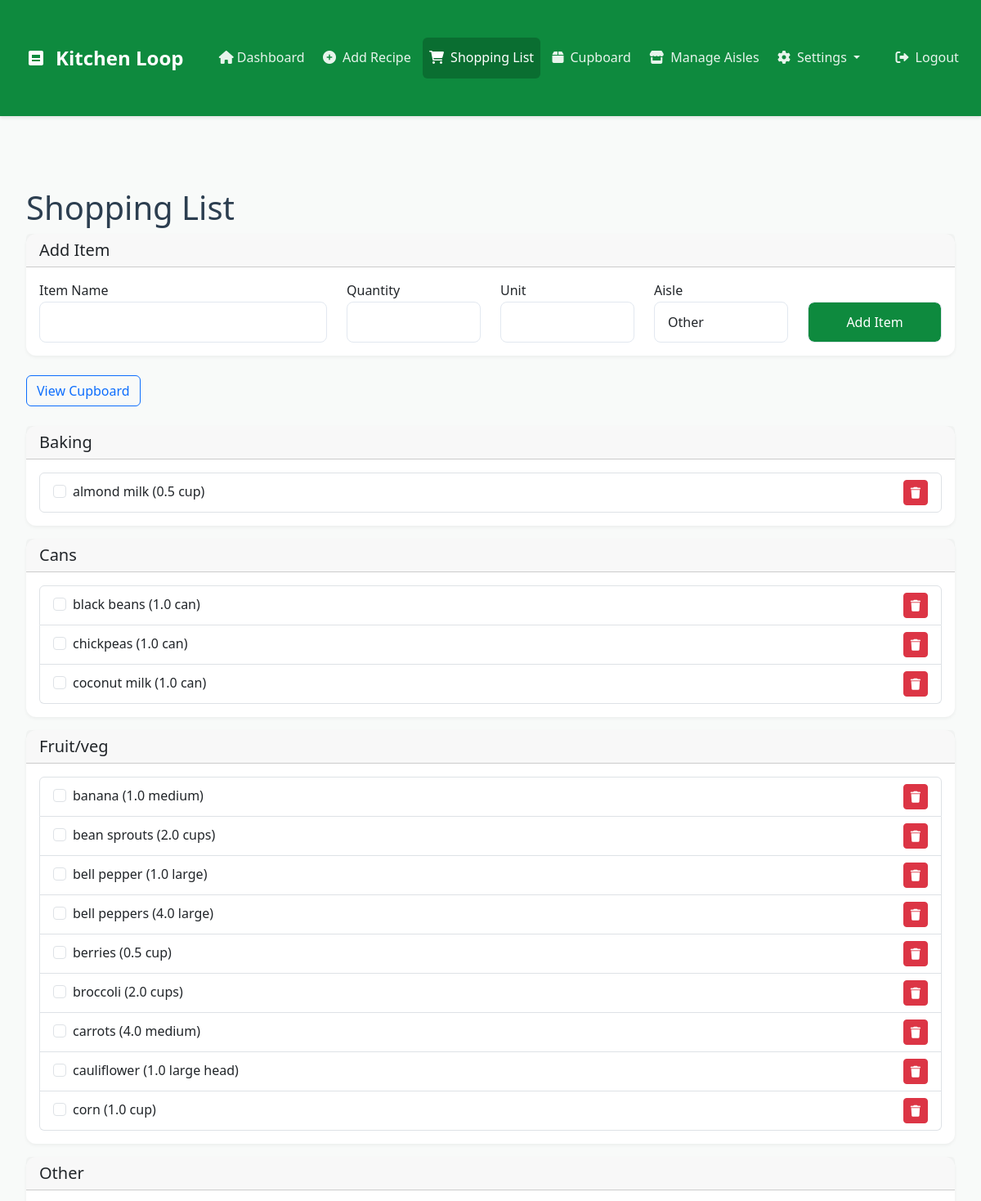
/shopping-list (signed in, upper part), run on the app's committed database.
### app.py (models this page shows, shortened)
class ShoppingListItem(db.Model):
    id = db.Column(db.Integer, primary_key=True)
    account_id = db.Column(db.Integer, db.ForeignKey('account.id'), nullable=False)
    name = db.Column(db.String(100), nullable=False)
    quantity = db.Column(db.Float)
    unit = db.Column(db.String(20))
    aisle = db.Column(db.String(50))
    is_checked = db.Column(db.Boolean, default=False, nullable=False)
    updated_at = db.Column(db.DateTime, default=datetime.utcnow, onupdate=datetime.utcnow)

### app.py (the view, shortened to what this page needs)
@app.route('/shopping-list', methods=['GET', 'POST'])
@login_required
def shopping_list():
    app.logger.debug("[DEBUG-shopping-list] Entered shopping_list route")
    try:
        generate_shopping_list()
    except Exception as e:
        app.logger.error(f"[DEBUG-shopping-list] Error regenerating shopping list: {e}")
    account = current_user.accounts.first()
    if not account:
        flash('No account found. Please create an account first.', 'error')
        return redirect(url_for('dashboard'))
    items = ShoppingListItem.query.filter_by(account_id=account.id).order_by(ShoppingListItem.aisle, ShoppingListItem.name).all()
    app.logger.debug(f"[DEBUG-shopping-list] Items fetched from DB: {[ (item.id, item.name, item.quantity, item.unit, item.aisle) for item in items ]}")
    items_by_aisle = {}
    for item in items:
        aisle = item.aisle or 'Other'
        if aisle not in items_by_aisle:
            items_by_aisle[aisle] = []
        items_by_aisle[aisle].append(item)
    app.logger.debug(f"[DEBUG-shopping-list] items_by_aisle: {items_by_aisle}")
    aisles = sorted(set(item.aisle for item in items if item.aisle))
    return render_template('shopping_list.html', items_by_aisle=items_by_aisle, aisles=aisles)

### app.py (called while the page is built)
@login_manager.user_loader
def load_user(user_id):
    return User.query.get(int(user_id))

### templates/shopping_list.html (shortened to what this page needs)
{% extends 'base.html' %}
{% block content %}
<div class="container mt-4">
    <h1>Shopping List</h1>
    <div class="card mb-4">
        <div class="card-header">
            <h5 class="mb-0">Add Item</h5>
        </div>
        <div class="card-body">
            <form action="{{ url_for('add_shopping_item') }}" method="POST">
                <div class="row">
                    <div class="col-md-4">
                        <div class="form-group">
                            <label for="name">Item Name</label>
                            <input type="text" class="form-control" id="name" name="name" required>
                        </div>
                    </div>
                    <div class="col-md-2">
                        <div class="form-group">
                            <label for="quantity">Quantity</label>
                            <input type="number" class="form-control" id="quantity" name="quantity" step="0.1">
                        </div>
                    </div>
                    <div class="col-md-2">
                        <div class="form-group">
                            <label for="unit">Unit</label>
                            <input type="text" class="form-control" id="unit" name="unit">
                        </div>
                    </div>
                    <div class="col-md-2">
                        <div class="form-group">
                            <label for="aisle">Aisle</label>
                            <select class="form-control" id="aisle" name="aisle">
                                <option value="">Other</option>
                            </select>
                        </div>
                    </div>
                    <div class="col-md-2">
                        <div class="form-group">
                            <label>&nbsp;</label>
                            <button type="submit" class="btn btn-primary form-control">Add Item</button>
                        </div>
                    </div>
                </div>
            </form>
        </div>
    </div>
    <div class="mb-4">
        <a href="{{ url_for('cupboard') }}" class="btn btn-outline-primary">View Cupboard</a>
    </div>
    <div id="shopping-list-container">
        {% if items_by_aisle %}
            {% for aisle, items in items_by_aisle.items() %}
            <div class="card mb-3">
                <div class="card-header">
                    <h5 class="mb-0">{{ aisle }}</h5>
                </div>
                <div class="card-body">
                    <ul class="list-group">
                        {% for item in items %}
                        <li class="list-group-item d-flex justify-content-between align-items-center">
                            <div class="form-check">
                                <input class="form-check-input item-checkbox" type="checkbox"
                                       data-item-id="{{ item.id }}"
                                       {% if item.is_checked %}checked{% endif %}>
                                <label class="form-check-label {% if item.is_checked %}text-muted text-decoration-line-through{% endif %}">
                                    {{ item.name }}
                                    {% if item.quantity %}
                                        ({{ item.quantity }}{% if item.unit %} {{ item.unit }}{% endif %})
    {% endif %}
                                </label>
                            </div>
                            <button class="btn btn-sm btn-danger delete-item" data-item-id="{{ item.id }}">
                                <i class="fas fa-trash"></i>
                            </button>
        </li>
        {% endfor %}
    </ul>
</div>
            </div>
            {% endfor %}
        {% else %}
            <div class="alert alert-info">
                Your shopping list is empty. Add items manually or generate a list from your meal plan.
            </div>
        {% endif %}
    </div>
</div>
{% endblock %}

### templates/base.html (style rules this page uses)
:root { --brand-primary: #0E8A3E; --brand-secondary: #0A6E31; --brand-light: #E8F5E9; --brand-dark: #064023; --text-primary: #2C3E50; --text-secondary: #596775; --background-light: #F8FAF9; }
body { background-color: var(--background-light); font-family: 'Segoe UI', Tahoma, Geneva, Verdana, sans-serif; color: var(--text-primary); line-height: 1.6; }
.card { border: none; border-radius: 12px; box-shadow: 0 2px 4px rgba(0,0,0,0.05); transition: transform 0.2s ease, box-shadow 0.2s ease; background-color: white; margin-bottom: 1.5rem; }
.btn-primary { background-color: var(--brand-primary); border: none; padding: 0.75rem 1.5rem; font-weight: 500; border-radius: 8px; transition: all 0.3s ease; }
.form-control { padding: 0.75rem 1rem; border-radius: 8px; border: 1px solid #E2E8F0; font-size: 1rem; transition: all 0.3s ease; }
.container { max-width: 1200px; padding: 2rem 1rem; }

### data on the page
ShoppingListItem: aisle "Baking", name "almond milk", quantity "0.5", unit "cup"
ShoppingListItem: aisle "Cans", name "black beans", quantity "1.0", unit "can"
ShoppingListItem: name "chickpeas", quantity "1.0", unit "can"
ShoppingListItem: name "coconut milk", quantity "1.0", unit "can"
ShoppingListItem: aisle "Fruit/veg", name "banana", quantity "1.0", unit "medium"
ShoppingListItem: name "bean sprouts", quantity "2.0", unit "cups"
ShoppingListItem: name "bell pepper", quantity "1.0", unit "large"
ShoppingListItem: name "bell peppers", quantity "4.0", unit "large"
ShoppingListItem: name "berries", quantity "0.5", unit "cup"
ShoppingListItem: name "broccoli", quantity "2.0", unit "cups"
ShoppingListItem: name "carrots", quantity "4.0", unit "medium"
ShoppingListItem: name "cauliflower", quantity "1.0", unit "large head"
ShoppingListItem: name "corn", quantity "1.0", unit "cup"
ShoppingListItem: aisle "Other"
